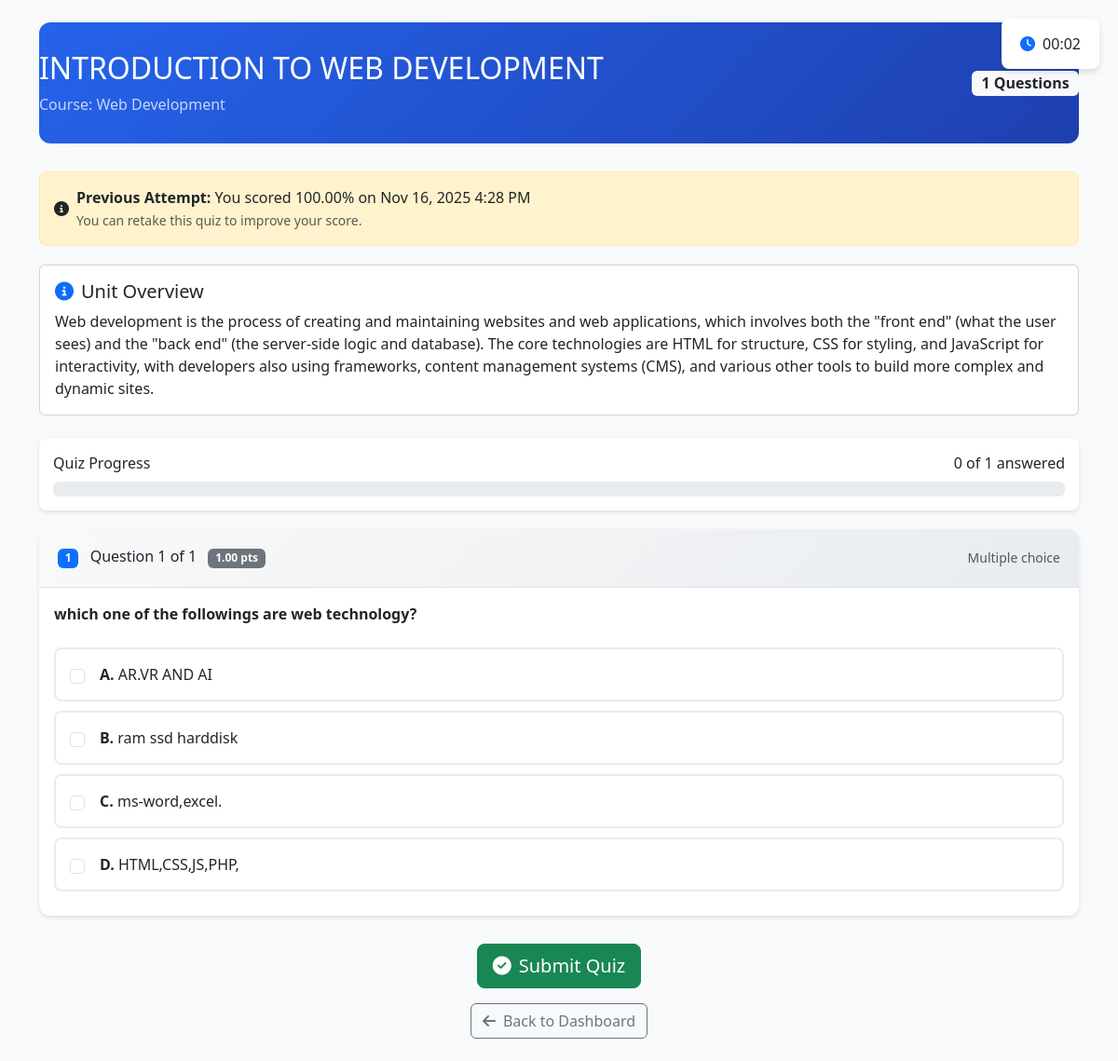
/Student/take_unit_quiz.php?unit_id=3 (signed in), run on the app's committed database.
### tables this page shows
CREATE TABLE `course_units` (
  `unit_id` int(11) NOT NULL,
  `course_id` int(11) NOT NULL,
  `title` varchar(200) NOT NULL,
  `description` text DEFAULT NULL,
  `order_index` int(11) DEFAULT 0,
  `created_at` timestamp NOT NULL DEFAULT current_timestamp()
);

CREATE TABLE `courses` (
  `course_id` int(11) NOT NULL,
  `instructor_id` int(11) NOT NULL,
  `category_id` int(11) DEFAULT NULL,
  `title` varchar(200) NOT NULL,
  `description` text DEFAULT NULL,
  `short_description` varchar(500) DEFAULT NULL,
  `thumbnail` varchar(255) DEFAULT NULL,
  `price` decimal(10,2) DEFAULT 0.00,
  `duration_hours` int(11) DEFAULT NULL,
  `difficulty_level` enum('beginner','intermediate','advanced') DEFAULT 'beginner',
  `status` enum('draft','published','archived') DEFAULT 'draft',
  `featured` tinyint(1) DEFAULT 0,
  `created_at` timestamp NOT NULL DEFAULT current_timestamp(),
  `updated_at` timestamp NOT NULL DEFAULT current_timestamp() ON UPDATE current_timestamp()
);

CREATE TABLE `unit_attempts` (
  `attempt_id` int(11) NOT NULL,
  `unit_id` int(11) NOT NULL,
  `student_id` int(11) NOT NULL,
  `total_questions` int(11) NOT NULL,
  `correct_answers` int(11) NOT NULL,
  `score_percentage` decimal(5,2) NOT NULL,
  `time_taken_minutes` int(11) DEFAULT NULL,
  `answers` longtext DEFAULT NULL,
  `started_at` timestamp NOT NULL DEFAULT current_timestamp(),
  `completed_at` timestamp NULL DEFAULT NULL,
  `status` varchar(50) DEFAULT 'completed'
);

CREATE TABLE `unit_questions` (
  `question_id` int(11) NOT NULL,
  `unit_id` int(11) NOT NULL,
  `question_text` text NOT NULL,
  `question_type` enum('single_choice','multiple_choice','true_false') DEFAULT 'single_choice',
  `option_a` varchar(500) NOT NULL,
  `option_b` varchar(500) NOT NULL,
  `option_c` varchar(500) DEFAULT NULL,
  `option_d` varchar(500) DEFAULT NULL,
  `option_e` varchar(500) DEFAULT NULL,
  `correct_answers` longtext NOT NULL CHECK (json_valid(`correct_answers`)),
  `explanation` text DEFAULT NULL,
  `points` decimal(5,2) DEFAULT 1.00,
  `order_index` int(11) DEFAULT 0,
  `is_active` tinyint(1) DEFAULT 1,
  `created_at` timestamp NOT NULL DEFAULT current_timestamp()
);

### Student/take_unit_quiz.php (the view, shortened to what this page needs)
<?php
$db = getDB();
$student_id = $_SESSION['user_id'];
$unit_id = isset($_GET['unit_id']) ? (int)$_GET['unit_id'] : 0;
$enrollmentCheck = $db->prepare("
    SELECT u.title as unit_title, u.description, u.course_id, c.title as course_title
    FROM course_units u
    JOIN courses c ON u.course_id = c.course_id
    JOIN enrollments e ON c.course_id = e.course_id
    WHERE u.unit_id = ? AND e.student_id = ? AND e.status IN ('active', 'completed')
");
if ($enrollmentCheck) {
    $enrollmentCheck->bind_param("ii", $unit_id, $student_id);
    $enrollmentCheck->execute();
    $enrollmentResult = $enrollmentCheck->get_result();
    $unit = $enrollmentResult->fetch_assoc();
} else {
    header("Location: student_dashboard.php");
    exit();
}
$questions = [];
$questionsStmt = $db->prepare("SELECT * FROM unit_questions WHERE unit_id = ? AND is_active = 1 ORDER BY order_index ASC");
if ($questionsStmt) {
    $questionsStmt->bind_param("i", $unit_id);
    $questionsStmt->execute();
    $questionsResult = $questionsStmt->get_result();
    while ($row = $questionsResult->fetch_assoc()) {
        $row['correct_answers'] = json_decode($row['correct_answers'], true);
        $questions[] = $row;
    }
}
$attemptCheck = $db->prepare("SELECT * FROM unit_attempts WHERE unit_id = ? AND student_id = ? AND status = 'completed' ORDER BY completed_at DESC LIMIT 1");
$previousAttempt = null;
if ($attemptCheck) {
    $attemptCheck->bind_param("ii", $unit_id, $student_id);
    $attemptCheck->execute();
    $attemptResult = $attemptCheck->get_result();
    if ($attemptResult->num_rows > 0) {
        $previousAttempt = $attemptResult->fetch_assoc();
        if ($previousAttempt) {
            $previousAttempt['answers'] = json_decode($previousAttempt['answers'], true);
        }
    }
}
?>
<!DOCTYPE html>
<html lang="en">
<head>
    <link href="https://cdn.jsdelivr.net/npm/bootstrap@5.3.3/dist/css/bootstrap.min.css" rel="stylesheet">
    <link rel="stylesheet" href="https://cdnjs.cloudflare.com/ajax/libs/font-awesome/6.5.0/css/all.min.css">
</head>
<body class="bg-light">
    <div class="quiz-timer">
        <div class="d-flex align-items-center">
            <i class="fas fa-clock me-2 text-primary"></i>
            <span id="timer">00:00</span>
        </div>
    </div>
    <div class="container py-4">
        <div class="quiz-header">
            <div class="row align-items-center">
                <div class="col-md-8">
                    <h1 class="h2 mb-2"><?php echo htmlspecialchars($unit['unit_title']); ?></h1>
                    <p class="mb-0 opacity-75">Course: <?php echo htmlspecialchars($unit['course_title']); ?></p>
                </div>
                <div class="col-md-4 text-md-end">
                    <div class="badge bg-light text-dark fs-6">
                        <?php echo count($questions); ?> Questions
                    </div>
                </div>
            </div>
        </div>
        <?php if ($previousAttempt): ?>
            <div class="previous-attempt">
                <div class="d-flex align-items-center">
                    <i class="fas fa-info-circle me-2"></i>
                    <div>
                        <strong>Previous Attempt:</strong> You scored <?php echo $previousAttempt['score_percentage']; ?>%
                        on <?php echo date('M j, Y g:i A', strtotime($previousAttempt['completed_at'])); ?>
                        <br>
                        <small class="text-muted">You can retake this quiz to improve your score.</small>
                    </div>
                </div>
            </div>
        <?php endif; ?>
        <?php if (!empty($unit['description'])): ?>
            <div class="card mb-4">
                <div class="card-body">
                    <h5 class="card-title">
                        <i class="fas fa-info-circle me-2 text-primary"></i>Unit Overview
                    </h5>
                    <p class="card-text"><?php echo htmlspecialchars($unit['description']); ?></p>
                </div>
            </div>
        <?php endif; ?>
        <div class="progress-indicator">
            <div class="d-flex justify-content-between align-items-center">
                <span>Quiz Progress</span>
                <span id="progress-text">0 of <?php echo count($questions); ?> answered</span>
            </div>
            <div class="progress mt-2">
            </div>
        </div>
        <?php if (empty($questions)): ?>
            <div class="card">
                <div class="card-body text-center py-5">
                    <i class="fas fa-question-circle fa-4x text-muted mb-4"></i>
                    <h4>No Questions Available</h4>
                    <p class="text-muted">This unit doesn't have any questions yet. Please check back later.</p>
                    <a href="student_dashboard.php" class="btn btn-primary">Back to Dashboard</a>
                </div>
            </div>
        <?php else: ?>
            <form method="POST" id="quizForm">
                <?php foreach ($questions as $index => $question): ?>
                    <div class="card question-card">
                        <div class="question-header">
                            <div class="d-flex justify-content-between align-items-start">
                                <h6 class="mb-0">
                                    <span class="badge bg-primary me-2"><?php echo $index + 1; ?></span>
                                    Question <?php echo $index + 1; ?> of <?php echo count($questions); ?>
                                    <span class="badge bg-secondary ms-2"><?php echo $question['points']; ?> pts</span>
                                </h6>
                                <small class="text-muted"><?php echo ucfirst(str_replace('_', ' ', $question['question_type'])); ?></small>
                            </div>
                        </div>
                        <div class="card-body">
                            <p class="fw-semibold mb-4"><?php echo htmlspecialchars($question['question_text']); ?></p>
                            <div class="options" data-question-id="<?php echo $question['question_id']; ?>" data-question-type="<?php echo $question['question_type']; ?>">
                                <?php
                                $options = ['A' => $question['option_a'], 'B' => $question['option_b'], 'C' => $question['option_c'], 'D' => $question['option_d'], 'E' => $question['option_e']];
                                foreach ($options as $letter => $option):
                                    if (!empty($option)):
                                ?>
                                    <div class="option-item" onclick="selectOption(this, '<?php echo $question['question_id']; ?>', '<?php echo $letter; ?>', '<?php echo $question['question_type']; ?>')">
                                        <div class="d-flex align-items-center">
                                            <?php if ($question['question_type'] === 'multiple_choice'): ?>
                                                <input type="checkbox" name="answers[<?php echo $question['question_id']; ?>][]" value="<?php echo $letter; ?>" class="form-check-input me-3">
                                            <?php else: ?>
                                                <input type="radio" name="answers[<?php echo $question['question_id']; ?>]" value="<?php echo $letter; ?>" class="form-check-input me-3">
                                            <?php endif; ?>
                                            <div>
                                                <strong><?php echo $letter; ?>.</strong> <?php echo htmlspecialchars($option); ?>
                                            </div>
                                        </div>
                                    </div>
                                <?php
                                    endif;
                                endforeach;
                                ?>
                            </div>
                        </div>
                    </div>
                <?php endforeach; ?>
                <div class="text-center mt-4">
                    <button type="submit" class="btn btn-success btn-lg" onclick="return confirmSubmit()">
                        <i class="fas fa-check-circle me-2"></i>Submit Quiz
                    </button>
                    <div class="mt-3">
                        <a href="student_dashboard.php" class="btn btn-outline-secondary">
                            <i class="fas fa-arrow-left me-2"></i>Back to Dashboard
                        </a>
                    </div>
                </div>
            </form>
        <?php endif; ?>
    </div>
</body>
</html>

### Student/take_unit_quiz.php (style rules this page uses)
:root { --primary-color: #2563eb; --secondary-color: #1e40af; --success-color: #059669; --danger-color: #dc2626; --warning-color: #d97706; }
.quiz-header { background: linear-gradient(135deg, var(--primary-color), var(--secondary-color)); color: white; padding: 30px 0; border-radius: 12px; margin-bottom: 30px; }
.question-card { background: white; border-radius: 12px; box-shadow: 0 2px 4px rgba(0, 0, 0, 0.1); border: none; margin-bottom: 30px; }
.question-header { background: linear-gradient(135deg, #f8f9fa, #e9ecef); padding: 20px; border-radius: 12px 12px 0 0; border-bottom: 1px solid #dee2e6; }
.option-item { padding: 15px; margin: 10px 0; border: 2px solid #e9ecef; border-radius: 8px; cursor: pointer; transition: all 0.2s; }
.quiz-timer { position: fixed; top: 20px; right: 20px; background: white; padding: 15px 20px; border-radius: 8px; box-shadow: 0 4px 6px rgba(0, 0, 0, 0.1); z-index: 1000; }
.progress-indicator { background: white; padding: 15px; border-radius: 8px; box-shadow: 0 2px 4px rgba(0, 0, 0, 0.1); margin-bottom: 20px; }
.previous-attempt { background: #fff3cd; border: 1px solid #ffeaa7; border-radius: 8px; padding: 15px; margin-bottom: 20px; }

### data on the page
course_units: title "INTRODUCTION TO WEB DEVELOPMENT", course.title "Web Development", description "Web development is the process of creating and maintaining websites and web applications, which involves both the \"front end\" (what the user sees) and the \"back end\" (the server-side logic and database). The core technologies are HTML for structure, CSS for styling, and JavaScript for interactivity, with developers also using frameworks, content management systems (CMS), and various other tools to build more complex and dynamic sites."
unit_attempts: score_percentage "100.00", completed_at "Nov 16, 2025 4:28 PM"
unit_questions: count($questions) "1", points "1.00", question_type "Multiple choice", question_text "which one of the followings are web technology?", letter "A", option_a "AR.VR AND AI", letter "B", option_b "ram ssd harddisk", letter "C", option_c "ms-word,excel.", letter "D", option_d "HTML,CSS,JS,PHP,"

### other printed values
count($questions) "1"
